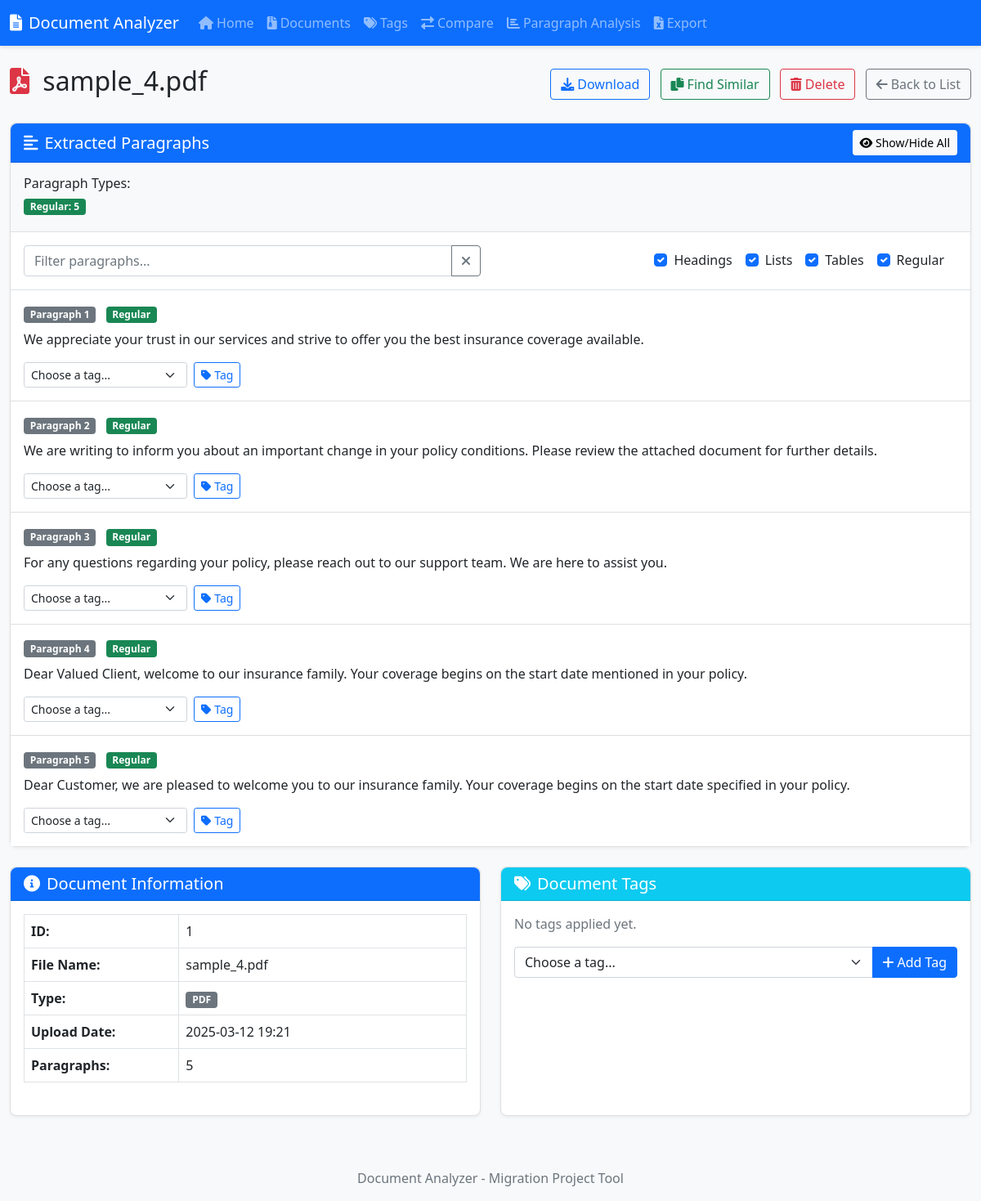
The app's page /document/1 with its own data.
### models.py (models this page shows, shortened)
class Document(db.Model):
    id = db.Column(db.Integer, primary_key=True)
    filename = db.Column(db.String(255), nullable=False)
    original_filename = db.Column(db.String(255), nullable=False)
    file_type = db.Column(db.String(10), nullable=False)  # 'pdf' or 'docx'
    upload_date = db.Column(db.DateTime, default=datetime.utcnow)
    paragraphs = db.relationship('Paragraph', backref='document', lazy=True, cascade="all, delete-orphan")
    tags = db.relationship('Tag', secondary=document_tags, lazy='subquery',
                          backref=db.backref('documents', lazy=True))

class Paragraph(db.Model):
    id = db.Column(db.Integer, primary_key=True)
    document_id = db.Column(db.Integer, db.ForeignKey('document.id'), nullable=False)
    text = db.Column(db.Text, nullable=False)
    index = db.Column(db.Integer, nullable=False)  # Order within document
    paragraph_type = db.Column(db.String(20), default="regular")  # regular, heading, list-item, table-cell
    similarity_hash = db.Column(db.String(128), nullable=True)
    tags = db.relationship('Tag', secondary=paragraph_tags, lazy='subquery',
                          backref=db.backref('paragraphs', lazy=True))

### app.py (the view)
    @app.route('/document/<int:id>')
    def document_view(id):
        document = Document.query.get_or_404(id)
        all_tags = Tag.query.all()
        return render_template('document_view.html', document=document, all_tags=all_tags)

### templates/document_view.html (shortened to what this page needs)
{% extends 'base.html' %}
{% block content %}
<div class="d-flex justify-content-between align-items-center mb-4">
    <h2>
        {% if document.file_type == 'pdf' %}
            <i class="fas fa-file-pdf text-danger me-2"></i>
        {% else %}
            <i class="fas fa-file-word text-primary me-2"></i>
        {% endif %}
        {{ document.original_filename }}
    </h2>
    <div>
        <a href="{{ url_for('document_download', id=document.id) }}" class="btn btn-outline-primary me-2">
            <i class="fas fa-download me-1"></i>Download
        </a>
        <a href="{{ url_for('similar_documents', id=document.id) }}" class="btn btn-outline-success me-2">
            <i class="fas fa-copy me-1"></i>Find Similar
        </a>
        <button type="button" class="btn btn-outline-danger me-2"
                data-bs-toggle="modal"
                data-bs-target="#deleteDocumentModal">
            <i class="fas fa-trash-alt me-1"></i>Delete
        </button>
        <a href="{{ url_for('document_list') }}" class="btn btn-outline-secondary">
            <i class="fas fa-arrow-left me-1"></i>Back to List
        </a>
    </div>
</div>
<div class="card mb-4">
    <div class="card-header bg-primary text-white d-flex justify-content-between align-items-center">
        <h5 class="card-title mb-0"><i class="fas fa-align-left me-2"></i>Extracted Paragraphs</h5>
        <div>
            <button class="btn btn-sm btn-light" id="toggleAllParagraphs">
                <i class="fas fa-eye"></i> Show/Hide All
            </button>
        </div>
    </div>
    <div class="card-body p-0">
        <div class="p-3 bg-light border-bottom">
            <div class="row">
                <div class="col-md-12">
                    <h6>Paragraph Types:</h6>
                    <div class="d-flex flex-wrap">
                        {% set paragraph_type_counts = {} %}
                        {% for para in document.paragraphs %}
                            {% if para.paragraph_type in paragraph_type_counts %}
                                {% set _ = paragraph_type_counts.update({para.paragraph_type: paragraph_type_counts[para.paragraph_type] + 1}) %}
                            {% else %}
                                {% set _ = paragraph_type_counts.update({para.paragraph_type: 1}) %}
                            {% endif %}
                        {% endfor %}
                        {% for type, count in paragraph_type_counts.items() %}
                            {% if type == 'heading' %}
                                <span class="badge bg-primary me-2 mb-1">Headings: {{ count }}</span>
                            {% elif type == 'list-item' %}
                                <span class="badge bg-info me-2 mb-1">List Items: {{ count }}</span>
                            {% elif type == 'table-cell' %}
                                <span class="badge bg-warning text-dark me-2 mb-1">Table Cells: {{ count }}</span>
                            {% elif type == 'table-header' %}
                                <span class="badge bg-secondary me-2 mb-1">Table Headers: {{ count }}</span>
                            {% else %}
                                <span class="badge bg-success me-2 mb-1">Regular: {{ count }}</span>
                            {% endif %}
                        {% endfor %}
                    </div>
                </div>
            </div>
        </div>
        <div class="p-3 border-bottom">
            <div class="row align-items-center">
                <div class="col-md-6">
                    <div class="input-group">
                        <input type="text" id="paragraphFilter" class="form-control" placeholder="Filter paragraphs...">
                        <button class="btn btn-outline-secondary" type="button" id="clearFilter">
                            <i class="fas fa-times"></i>
                        </button>
                    </div>
                </div>
                <div class="col-md-6">
                    <div class="d-flex justify-content-end">
                        <div class="form-check form-check-inline">
                            <input class="form-check-input" type="checkbox" id="filterHeading" value="heading" checked>
                            <label class="form-check-label" for="filterHeading">Headings</label>
                        </div>
                        <div class="form-check form-check-inline">
                            <input class="form-check-input" type="checkbox" id="filterList" value="list-item" checked>
                            <label class="form-check-label" for="filterList">Lists</label>
                        </div>
                        <div class="form-check form-check-inline">
                            <input class="form-check-input" type="checkbox" id="filterTable" value="table-cell" checked>
                            <label class="form-check-label" for="filterTable">Tables</label>
                        </div>
                        <div class="form-check form-check-inline">
                            <input class="form-check-input" type="checkbox" id="filterRegular" value="regular" checked>
                            <label class="form-check-label" for="filterRegular">Regular</label>
                        </div>
                    </div>
                </div>
            </div>
        </div>
        <div class="list-group list-group-flush" id="paragraphContainer">
            {% for para in document.paragraphs %}
            <div class="list-group-item py-3 paragraph-item" data-type="{{ para.paragraph_type }}">
                <div class="d-flex justify-content-between align-items-center mb-2">
                    <div>
                        <span class="badge bg-secondary">Paragraph {{ para.index + 1 }}</span>
                        {% if para.paragraph_type == 'heading' %}
                            <span class="badge bg-primary ms-2">Heading</span>
                        {% elif para.paragraph_type == 'list-item' %}
                            <span class="badge bg-info ms-2">List Item</span>
                        {% elif para.paragraph_type == 'table-cell' %}
                            <span class="badge bg-warning text-dark ms-2">Table Cell</span>
                        {% elif para.paragraph_type == 'table-header' %}
                            <span class="badge bg-secondary ms-2">Table Header</span>
                        {% else %}
                            <span class="badge bg-success ms-2">Regular</span>
                        {% endif %}
                    </div>
                </div>
                <div class="paragraph-text mb-3 ">
                    {{ para.text }}
                </div>
                <div class="paragraph-actions">
                    <form action="{{ url_for('tag_paragraph', id=para.id) }}" method="post" class="d-flex">
                        <select class="form-select form-select-sm me-2" name="tag_id" style="max-width: 200px;">
                            <option value="" selected>Choose a tag...</option>
                        </select>
                        <button class="btn btn-sm btn-outline-primary" type="submit">
                            <i class="fas fa-tag me-1"></i>Tag
                        </button>
                    </form>
                </div>
            </div>
            {% endfor %}
        </div>
    </div>
</div>
<div class="row mb-4">
    <div class="col-md-6">
        <div class="card h-100">
            <div class="card-header bg-primary text-white">
                <h5 class="card-title mb-0"><i class="fas fa-info-circle me-2"></i>Document Information</h5>
            </div>
            <div class="card-body">
                <table class="table table-bordered mb-0">
                    <tr>
                        <th style="width: 35%">ID:</th>
                        <td>{{ document.id }}</td>
                    </tr>
                    <tr>
                        <th>File Name:</th>
                        <td>{{ document.original_filename }}</td>
                    </tr>
                    <tr>
                        <th>Type:</th>
                        <td>
                            <span class="badge bg-secondary">{{ document.file_type.upper() }}</span>
                        </td>
                    </tr>
                    <tr>
                        <th>Upload Date:</th>
                        <td>{{ document.upload_date.strftime('%Y-%m-%d %H:%M') }}</td>
                    </tr>
                    <tr>
                        <th>Paragraphs:</th>
                        <td>{{ document.paragraphs|length }}</td>
                    </tr>
                </table>
            </div>
        </div>
    </div>
    <div class="col-md-6">
        <div class="card h-100">
            <div class="card-header bg-info text-white">
                <h5 class="card-title mb-0"><i class="fas fa-tags me-2"></i>Document Tags</h5>
            </div>
            <div class="card-body">
                <div class="mb-3">
                    {% for tag in document.tags %}
                        <span class="badge mb-1 me-1" style="background-color: {{ tag.color }}">
                            {{ tag.name }}
                        </span>
                    {% else %}
                        <p class="text-muted">No tags applied yet.</p>
                    {% endfor %}
                </div>
                <form action="{{ url_for('tag_document', id=document.id) }}" method="post">
                    <div class="input-group">
                        <select class="form-select" name="tag_id">
                            <option value="" selected>Choose a tag...</option>
                        </select>
                        <button class="btn btn-primary" type="submit">
                            <i class="fas fa-plus me-1"></i>Add Tag
                        </button>
                    </div>
                </form>
            </div>
        </div>
    </div>
</div>
{% endblock %}

### static/css/main.css (style rules this page uses)
body { font-family: 'Segoe UI', Tahoma, Geneva, Verdana, sans-serif; background-color: #f8f9fa; }
.card { border-radius: 0.5rem; box-shadow: 0 2px 4px rgba(0,0,0,0.05); margin-bottom: 1.5rem; }
.card-header { border-top-left-radius: 0.5rem !important; border-top-right-radius: 0.5rem !important; }
.table th { font-weight: 600; }

### records on screen
Document: original_filename "sample_4.pdf", id "1", file_type "PDF", upload_date "2025-03-12 19:21"
Paragraph: count "5", para.index+1 "1", paragraph_type "Regular", text "We appreciate your trust in our services and strive to offer you the best insurance coverage available."
Paragraph: para.index+1 "2", paragraph_type "Regular", text "We are writing to inform you about an important change in your policy conditions. Please review the attached document for further details."
Paragraph: para.index+1 "3", paragraph_type "Regular", text "For any questions regarding your policy, please reach out to our support team. We are here to assist you."
Paragraph: para.index+1 "4", paragraph_type "Regular", text "Dear Valued Client, welcome to our insurance family. Your coverage begins on the start date mentioned in your policy."
Paragraph: para.index+1 "5", paragraph_type "Regular", text "Dear Customer, we are pleased to welcome you to our insurance family. Your coverage begins on the start date specified in your policy."

### other values on screen
{{ document.paragraphs|length }} "5"
